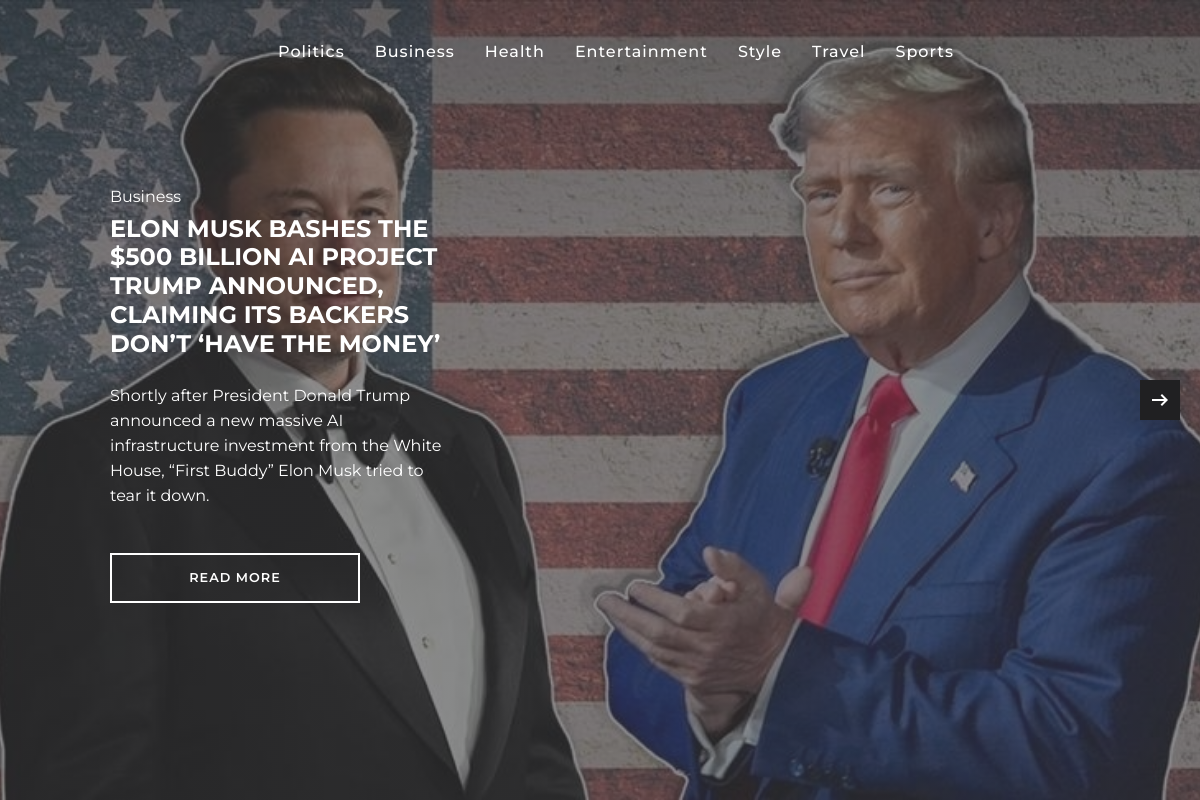
The page / on the database its author committed.
### tables this page shows
CREATE TABLE articles (id INTEGER PRIMARY KEY, title TEXT NOT NULL, description TEXT NOT NULL, type TEXT NOT NULL, content TEXT NOT NULL, image_path TEXT NOT NULL, date DATETIME NOT NULL);

### app.py (the view)
@app.route("/")
def index():
    try:
        articles = db.execute("SELECT * FROM articles")
    except:
        flash("FAILED TO FETCH ARTICLES FROM THE DATABASE")
        return redirect("/")
    return render_template("index.html", articles = articles, article_types = ARTICLE_TYPES)

### templates/index.html (shortened to what this page needs)
{% extends "layout.html" %}
{% block extra_css %}
    <link rel="stylesheet" href="{{ url_for('static', filename='css/main.css') }}">
    <link rel="stylesheet" href="https://cdn.jsdelivr.net/npm/swiper@11/swiper-bundle.min.css">
{% endblock %}
{% block main %}
    <div class="article-container">
        <div class="article-wrapper swiper-wrapper">
            {% for article in articles %}
                <div style="background: linear-gradient(rgba(63, 63, 65, 0.6), rgba(63, 63, 65, 0.6)), url('{{ article.image_path }}'); background-position: center;
                background-size: cover;" class="article-item swiper-slide">
                    <div class="article-content">
                        <h2 class="article-type">{{ article["type"] }}</h2>
                        <h1 class="article-title">{{ article["title"] }}</h1>
                        <p class="article-description">{{ article["description"] }}</p>
                        <a href="{{ url_for('view_news', article_id=article.id) }}" class="article-btn"><span>Read More</span></a>
                    </div>
                </div>
            {% endfor %}
        </div>
        <div class="article-navigations">
            <button id="slide-next" class="material-symbols-outlined">arrow_right_alt</button>
        </div>
    </div>
{% endblock %}

### static/css/style.css (style rules this page uses)
:root { --blue-color-1: rgb(179, 206, 254); --blue-color-2: rgb(196, 213, 251); --main-gradient: linear-gradient(90deg, rgba(2,0,36,1) 0%, var(--blue-color-1) 0%, var(--blue-color-2) 100%); --main-font-family: "Poppins", sans-serif; --logo-font: "Dancing Script", cursive; }
* { margin: 0; padding: 0; box-sizing: border-box; }

### static/css/main.css (style rules this page uses)
* { font-family: "Montserrat", sans-serif; margin: 0; padding: 0; box-sizing: border-box; }
.article-container { overflow: hidden; width: 100%; height: 100%; }
.article-wrapper .article-item { position: relative; width: 100%; height: 100vh; display: flex; align-items: center; }
.article-wrapper .article-item::before { position: absolute; content: ""; left: 0; top: 0; width: 100%; height: 100%; }
.article-wrapper .article-item .article-content { color: #fff; opacity: 0; margin: 0 auto; padding: 0 20px 10px; z-index: 10; max-width: 1400px; width: 100%; position: relative; }
.article-item.swiper-slide-active .article-content { animation: animate_opacity 0.8s 0.6s linear forwards; }
.article-wrapper .article-item .article-content > * { max-width: 35%; }
.article-item .article-content .article-type { font-size: 1rem; font-weight: normal; opacity: 0; transform: translateY(60%); }
.article-item .article-content .article-title { font-size: 1.5rem; font-weight: 700; text-transform: uppercase; margin-top: 5px; opacity: 0; transform: translateY(60%); }
.article-item.swiper-slide-active :where(.article-type, .article-title) { animation: animate_text 0.6s 0.6s linear forwards; }
.article-item .article-content .article-description { margin-top: 25px; line-height: 25px; opacity: 0; transform: translateY(60%); }
.article-item.swiper-slide-active .article-description { animation: animate_text 0.6s 1s linear forwards; }
.article-item .article-content .article-btn { color: #fff; padding: 13px 0; width: 0px; opacity: 0; display: block; margin-top: 45px; letter-spacing: 1px; font-size: 0.8rem; font-weight: 600; text-align: center; text-transform: uppercase; text-decoration: none; border: 2px solid #fff; white-space: nowrap; transition: .3s ease-in; }
.article-item .article-content .article-btn span { opacity: 0; }
.article-item.swiper-slide-active .article-btn span { animation: animate_opacity 0.6s 1.5s linear forwards; }
.article-item.swiper-slide-active .article-btn { animation: animate_button 0.6s 1.3s linear forwards; }
.article-navigations button { width: 40px; height: 40px; background-color: #202022; z-index: 10; cursor: pointer; color: #fff; top: 50%; transform: translateY(-50%); position: absolute; border: none; transition: .3s ease-in; }
.article-navigations button#slide-next { right: 20px; }
@media (max-width: 1536px) { .article-wrapper .article-item .article-content { width: 85%; } }

### rows shown on the page
articles: image_path (picture), type "Business", title "ELON MUSK BASHES THE $500 BILLION AI PROJECT TRUMP ANNOUNCED, CLAIMING ITS BACKERS DON’T ‘HAVE THE MONEY’", description "Shortly after President Donald Trump announced a new massive AI infrastructure investment from the White House, “First Buddy” Elon Musk tried to tear it down."

### other values the page prints
{{ type }} "Politics" "Business" "Health" "Entertainment" "Style" "Travel" "Sports"
